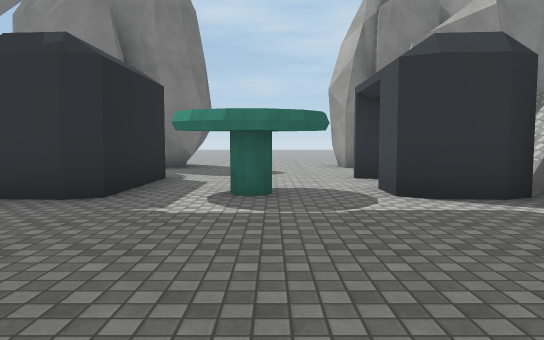
view 1 (above)

24 first-person views from a walk through a 3-D level made in the Unity game engine. The camera is 1.3 m above the floor, tilts 4° down and sees 70° across. The floor is counted in squares, 2 m on a side. Each view is taken from the middle of a square. On the plan, view 1 faces up. The plan holds only what a view shows up to about 11 squares ahead; the rest is blank. The place goes on beyond the plan. The player character is not drawn. Some surface patterns are stand-ins.

view 2
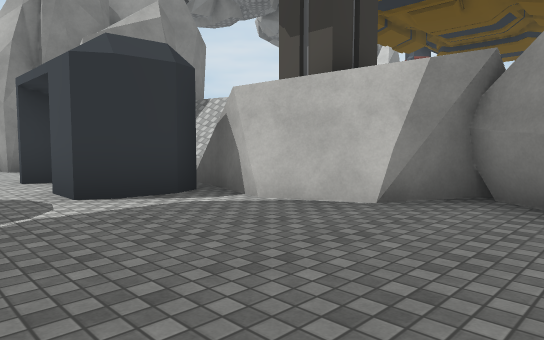

view 3
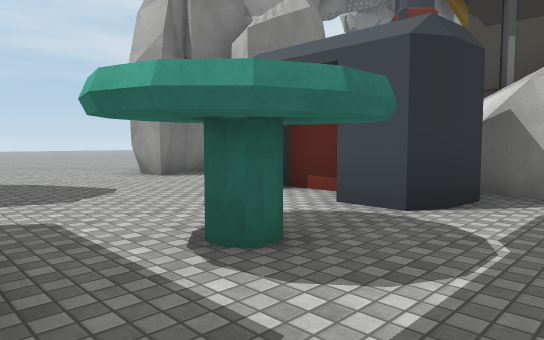

view 4
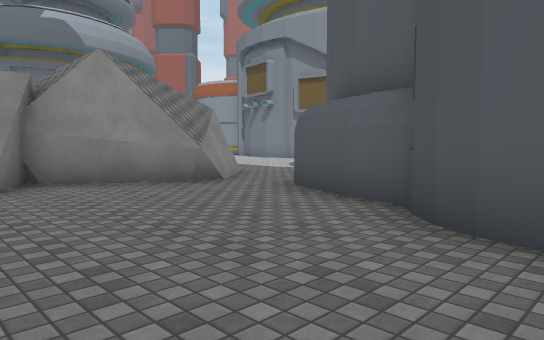

view 5
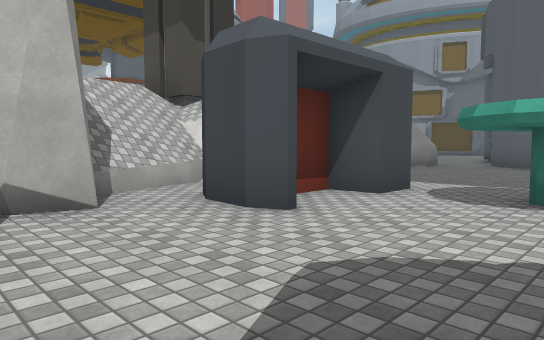

view 6
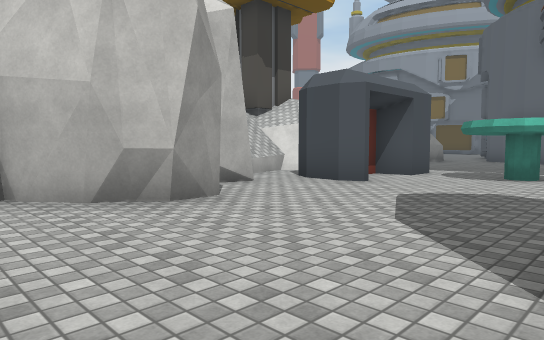

view 7
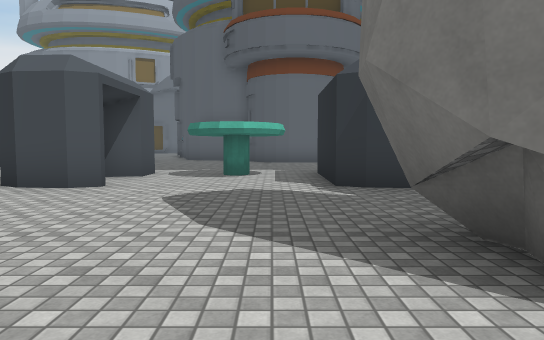

view 8
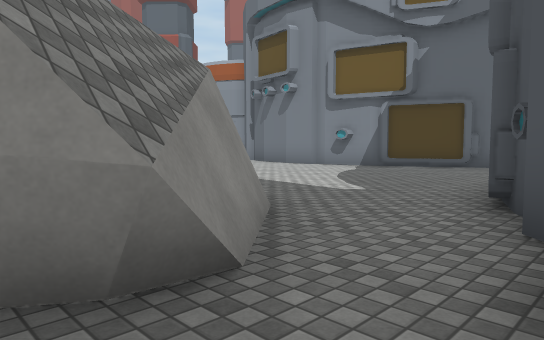

view 9
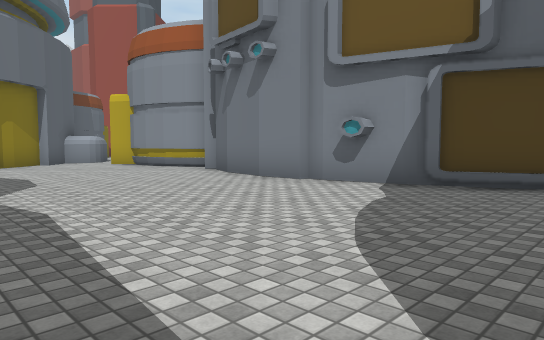

view 10
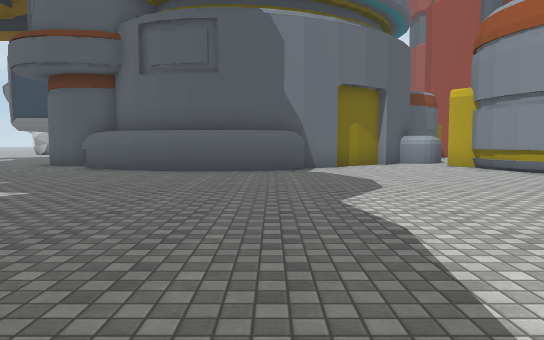

view 11
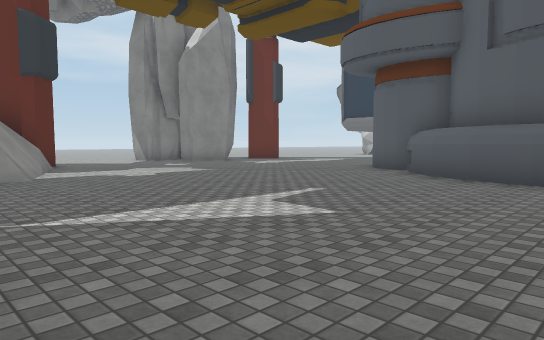

view 12
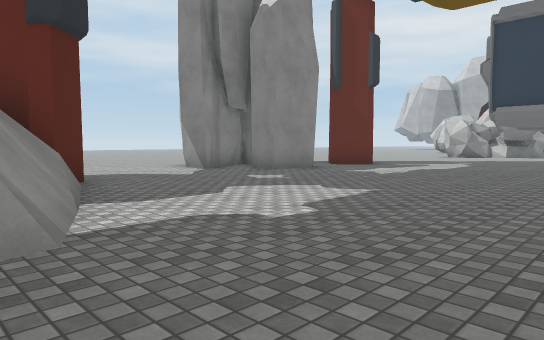

view 13
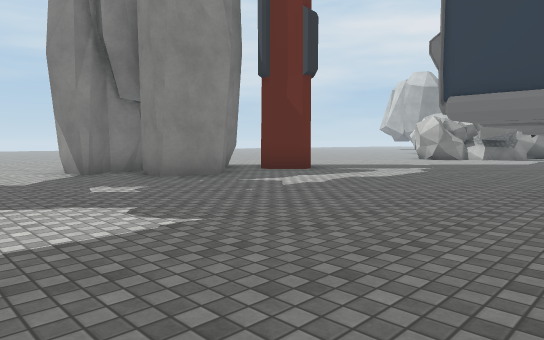

view 14
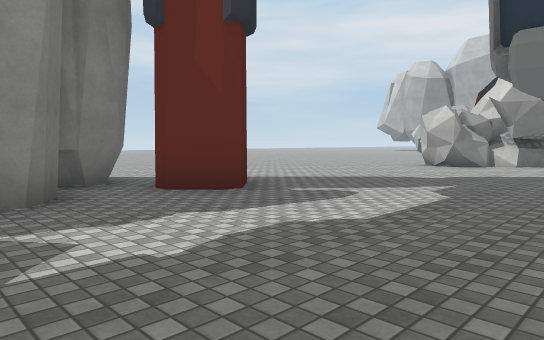

view 15
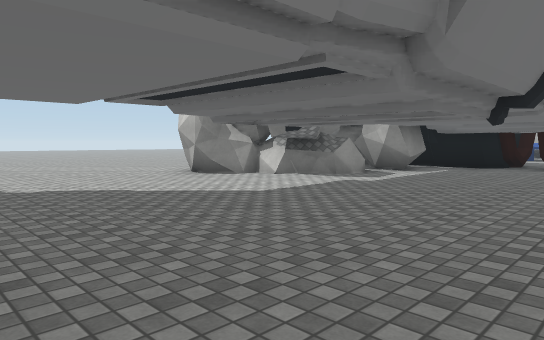

view 16
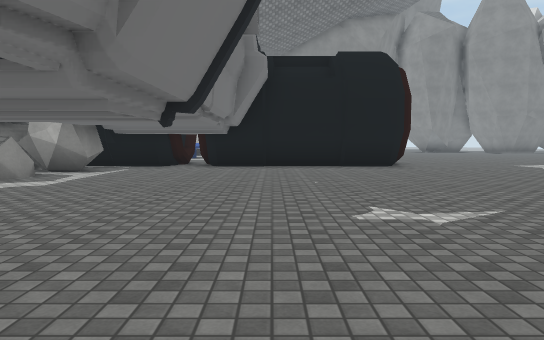

view 17
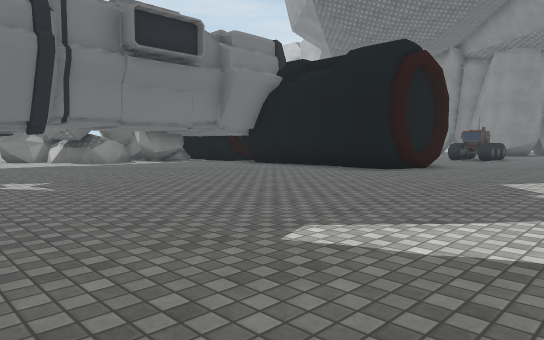

view 18
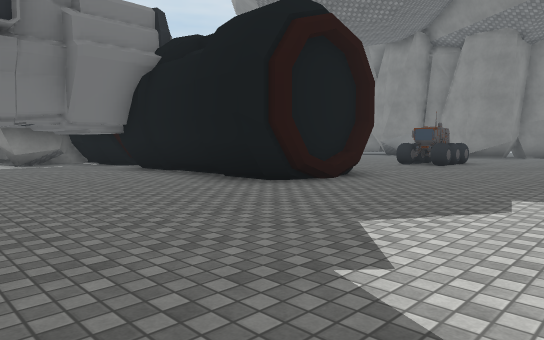

view 19
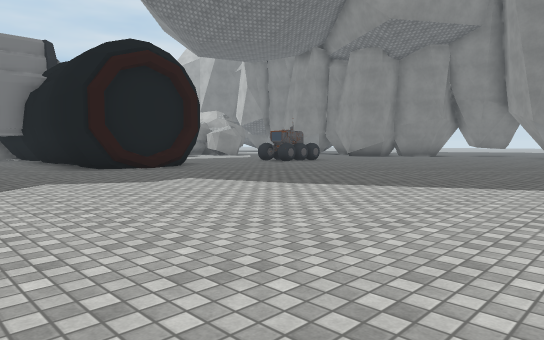

view 20
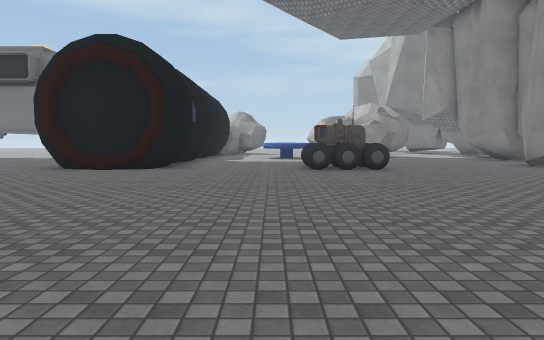

view 21
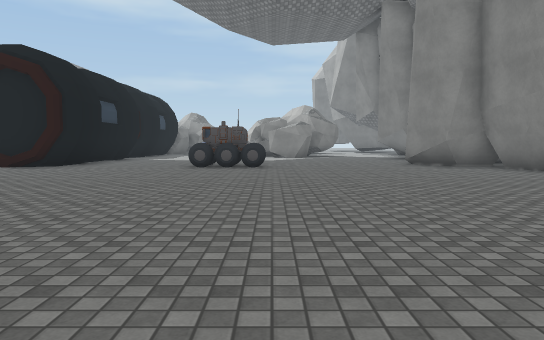

view 22
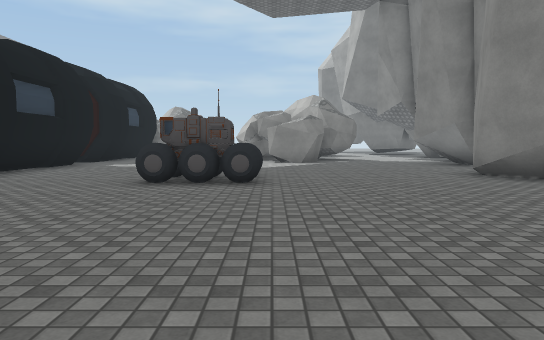

view 23
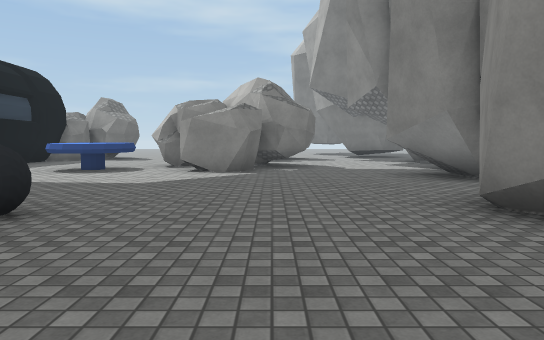

view 24
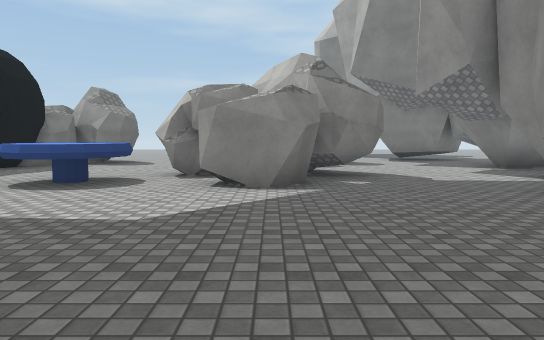

### Floor plan
Key: @ floor where view 1 was taken; # wall or solid block; . floor; ^ raised ledge; O other object.
Columns run from 2 left of view 1 to 47 right of it. Each row starts with its distance up from view 1.
 13 ......         ...        ..
 12 .....#         ...   ..  ....
 11 #...##        ...##  .. ......
 10 #...##        ...####.........
  9 .....#       #....##.##......#       ##...    ....
  8 ......^#    ##...............##      #....    ....
  7 O...OO^#    #.................####   #.....   ....
  6 O.O..O##   ##.................########....#####...
  5 OOO.OO##   #................#......# # .OO..##...#
  4 ..O...#    ........................###  OO.##....
  3 ......#    ............ ...........# #  ........#
  2 ......##   ........#    ....#......###.. .......##
  1 .......#   ........#    ...........###.. ........#
  0 ##@...##  ........##     ..........###..........
 -1  ###..##  .......##       .........###..........#
 -2    ##..#  .......#         ........###...OO.....##
 -3     #... ........#         ......................#
 -4     ##...........#        .......................#
 -5       ...........###      ........................
 -6       .............##     .......................
 -7       ..............#     ......................
 -8       ..............            ................
 -9        ............#           ................
-10        ..###########           ...............
-11        ###                     ...............
-12                                ....     . ...
-13                                            .

Where each view was taken, in squares from view 1:
view 1: 0 up, 0 right, facing up
view 2: 0 up, 0 right, facing up-right
view 3: 3 up, 2 left, facing up-right
view 4: 3 up, 2 left, facing down-right
view 5: 10 up, 1 left, facing down-right
view 6: 13 up, 2 left, facing down-right
view 7: 13 up, 1 left, facing down
view 8: 0 up, 2 right, facing down-right
view 9: 4 down, 5 right, facing down-right
view 10: 4 down, 6 right, facing right
view 11: 3 down, 8 right, facing up-right
view 12: 2 up, 9 right, facing up-right
view 13: 2 up, 12 right, facing up-right
view 14: 4 up, 16 right, facing up-right
view 15: 1 up, 22 right, facing up-right
view 16: 1 up, 22 right, facing right
view 17: 7 down, 24 right, facing up-right
view 18: 7 down, 28 right, facing up-right
view 19: 12 down, 29 right, facing up-right
view 20: 12 down, 38 right, facing up
view 21: 13 down, 41 right, facing up
view 22: 9 down, 41 right, facing up
view 23: 5 down, 43 right, facing up
view 24: 2 down, 42 right, facing up
